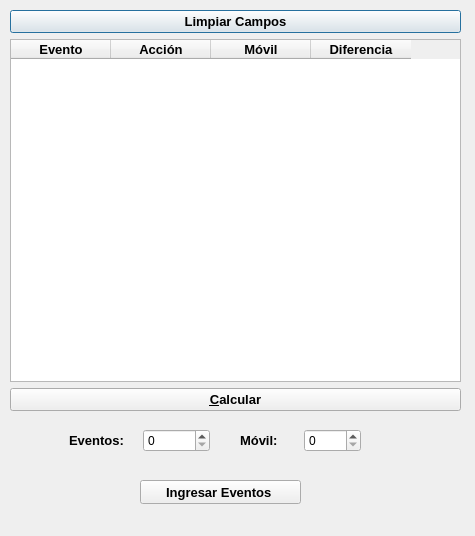
<?xml version="1.0" encoding="UTF-8"?>
<ui version="4.0">
 <class>Dialog</class>
 <widget class="QDialog" name="Dialog">
  <property name="geometry">
   <rect>
    <x>0</x>
    <y>0</y>
    <width>475</width>
    <height>536</height>
   </rect>
  </property>
  <property name="windowTitle">
   <string>Promedio Móvil</string>
  </property>
  <widget class="QWidget" name="layoutWidget">
   <property name="geometry">
    <rect>
     <x>10</x>
     <y>10</y>
     <width>451</width>
     <height>401</height>
    </rect>
   </property>
   <layout class="QVBoxLayout" name="verticalLayout">
    <item>
     <widget class="QPushButton" name="btnEliminaFila">
      <property name="font">
       <font>
        <pointsize>10</pointsize>
        <weight>75</weight>
        <bold>true</bold>
       </font>
      </property>
      <property name="text">
       <string>Limpiar Campos</string>
      </property>
     </widget>
    </item>
    <item>
     <widget class="QTableWidget" name="tablaProMovil">
      <column>
       <property name="text">
        <string>Evento</string>
       </property>
       <property name="font">
        <font>
         <pointsize>10</pointsize>
         <weight>75</weight>
         <bold>true</bold>
        </font>
       </property>
       <property name="textAlignment">
        <set>AlignHCenter|AlignVCenter|AlignCenter</set>
       </property>
      </column>
      <column>
       <property name="text">
        <string>Acción</string>
       </property>
       <property name="font">
        <font>
         <pointsize>10</pointsize>
         <weight>75</weight>
         <bold>true</bold>
        </font>
       </property>
       <property name="textAlignment">
        <set>AlignHCenter|AlignVCenter|AlignCenter</set>
       </property>
      </column>
      <column>
       <property name="text">
        <string>Móvil</string>
       </property>
       <property name="font">
        <font>
         <pointsize>10</pointsize>
         <weight>75</weight>
         <bold>true</bold>
        </font>
       </property>
       <property name="textAlignment">
        <set>AlignHCenter|AlignVCenter|AlignCenter</set>
       </property>
      </column>
      <column>
       <property name="text">
        <string>Diferencia</string>
       </property>
       <property name="font">
        <font>
         <pointsize>10</pointsize>
         <weight>75</weight>
         <bold>true</bold>
        </font>
       </property>
       <property name="textAlignment">
        <set>AlignHCenter|AlignVCenter|AlignCenter</set>
       </property>
      </column>
     </widget>
    </item>
    <item>
     <widget class="QPushButton" name="btnCalcular">
      <property name="font">
       <font>
        <pointsize>10</pointsize>
        <weight>75</weight>
        <bold>true</bold>
       </font>
      </property>
      <property name="text">
       <string>&amp;Calcular</string>
      </property>
     </widget>
    </item>
   </layout>
  </widget>
  <widget class="QPushButton" name="btnIngresar">
   <property name="geometry">
    <rect>
     <x>140</x>
     <y>480</y>
     <width>161</width>
     <height>24</height>
    </rect>
   </property>
   <property name="font">
    <font>
     <pointsize>10</pointsize>
     <weight>75</weight>
     <bold>true</bold>
    </font>
   </property>
   <property name="text">
    <string>Ingresar Eventos </string>
   </property>
  </widget>
  <widget class="QWidget" name="layoutWidget">
   <property name="geometry">
    <rect>
     <x>69</x>
     <y>420</y>
     <width>141</width>
     <height>41</height>
    </rect>
   </property>
   <layout class="QHBoxLayout" name="horizontalLayout">
    <item>
     <widget class="QLabel" name="label">
      <property name="font">
       <font>
        <pointsize>10</pointsize>
        <weight>75</weight>
        <bold>true</bold>
       </font>
      </property>
      <property name="text">
       <string>Eventos:</string>
      </property>
     </widget>
    </item>
    <item>
     <widget class="QSpinBox" name="txtEvento"/>
    </item>
   </layout>
  </widget>
  <widget class="QWidget" name="layoutWidget">
   <property name="geometry">
    <rect>
     <x>240</x>
     <y>420</y>
     <width>121</width>
     <height>41</height>
    </rect>
   </property>
   <layout class="QHBoxLayout" name="horizontalLayout_2">
    <item>
     <widget class="QLabel" name="label_2">
      <property name="font">
       <font>
        <pointsize>10</pointsize>
        <weight>75</weight>
        <bold>true</bold>
       </font>
      </property>
      <property name="text">
       <string>Móvil:</string>
      </property>
     </widget>
    </item>
    <item>
     <widget class="QSpinBox" name="txtMovil"/>
    </item>
   </layout>
  </widget>
 </widget>
 <tabstops>
  <tabstop>txtEvento</tabstop>
  <tabstop>txtMovil</tabstop>
  <tabstop>btnIngresar</tabstop>
  <tabstop>btnCalcular</tabstop>
  <tabstop>btnEliminaFila</tabstop>
  <tabstop>tablaProMovil</tabstop>
 </tabstops>
 <resources/>
 <connections/>
</ui>
